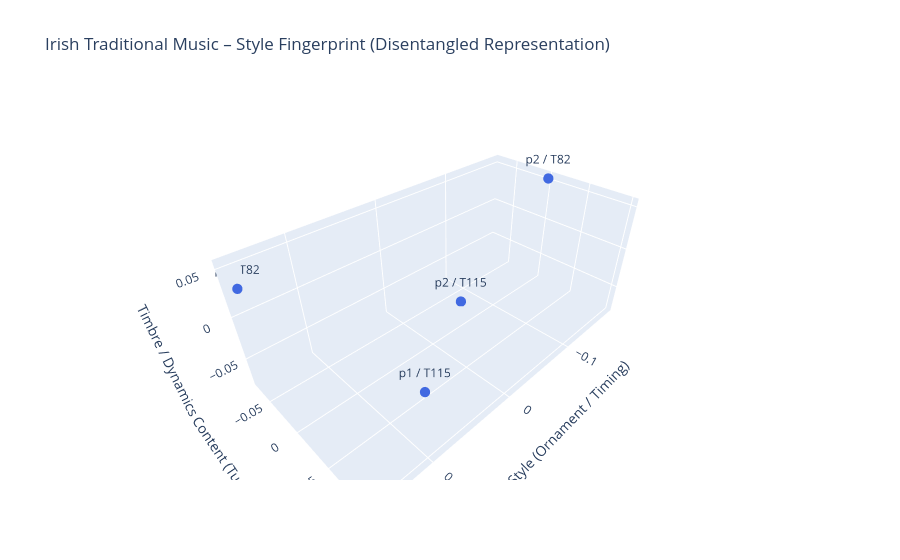

The code cell stored with this chart in its notebook:
### Code cell
# --------------------------------------------------
# 1️⃣ Apply PCA to reduce dimensionality
#     (simulating feature disentanglement)
#
# PCA does not explicitly assign meaning to each component.
# However, by analyzing the relative distances between samples,
# we can interpret the axes as reflecting different musical aspects.
# --------------------------------------------------
pca = PCA(n_components=3)
features_3d_sampled = pca.fit_transform(features_sampled)

print("Explained variance ratio:")
print(pca.explained_variance_ratio_)

# --------------------------------------------------
# 2️⃣ Create an interactive 3D visualization
# --------------------------------------------------
fig = px.scatter_3d(
    x=features_3d_sampled[:, 0],
    y=features_3d_sampled[:, 1],
    z=features_3d_sampled[:, 2],
    text=labels_sampled,
    labels={
        "y": "Content (Tune Structure)",
        "x": "Style (Ornament / Timing)",
        "z": "Timbre / Dynamics"
    },
    title="Irish Traditional Music – Style Fingerprint (Disentangled Representation)"
)

# Customize marker appearance
fig.update_traces(
    marker=dict(size=6, color="royalblue"),
    textposition="top center"
)

# Display the interactive plot
fig.show()

### Figure 1 — Plotly figure (JSON) as saved in the notebook; plotly's stock layout.template omitted (floating-point values rounded to 4 significant figures)
{"data": [{"hovertemplate": "Style (Ornament / Timing)=%{x}<br>Content (Tune Structure)=%{y}<br>Timbre / Dynamics=%{z}<br>text=%{text}<extra></extra>", "legendgroup": "", "marker": {"color": "royalblue", "size": 6, "symbol": "circle"}, "mode": "markers+text", "name": "", "scene": "scene", "showlegend": false, "text": ["p1 / T82", "p1 / T115", "p2 / T82", "p2 / T115"], "textposition": "top center", "type": "scatter3d", "x": [0.1538, 0.1006, -0.1811, -0.07328], "y": [-0.07551, 0.1007, 0.003329, -0.02853], "z": [0.02841, -0.003167, 0.05474, -0.07999]}], "layout": {"legend": {"tracegroupgap": 0}, "scene": {"domain": {"x": [0, 1], "y": [0, 1]}, "xaxis": {"title": {"text": "Style (Ornament / Timing)"}}, "yaxis": {"title": {"text": "Content (Tune Structure)"}}, "zaxis": {"title": {"text": "Timbre / Dynamics"}}}, "title": {"text": "Irish Traditional Music – Style Fingerprint (Disentangled Representation)"}}}
